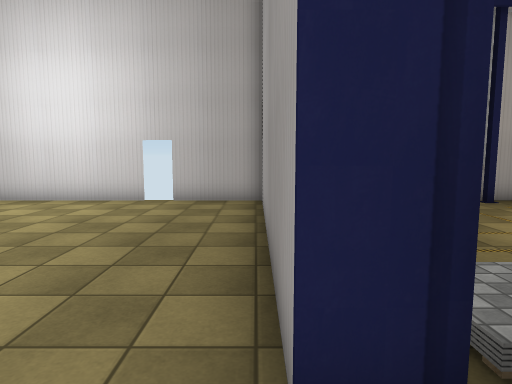
view 1 (above)

21 first-person views from a walk through a scene from a Unity 3-D project. The camera is 1.5 m above the floor, tilts 6° down and sees 75° across. The floor is counted in squares, 1 m on a side. Each view is taken from the middle of a square. On the plan, view 1 faces up. The plan holds only what a view shows up to about 15 squares ahead; the rest is blank. The place goes on beyond the plan. Some animated figures are left out. Some surface patterns are stand-ins.

view 2
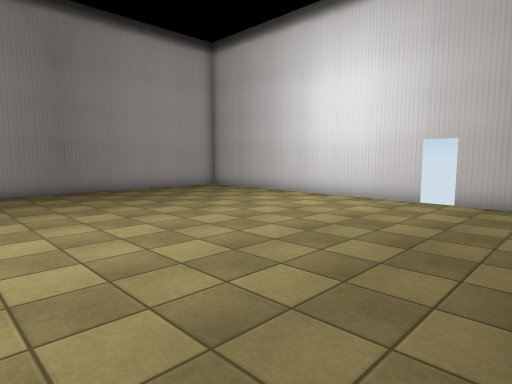

view 3
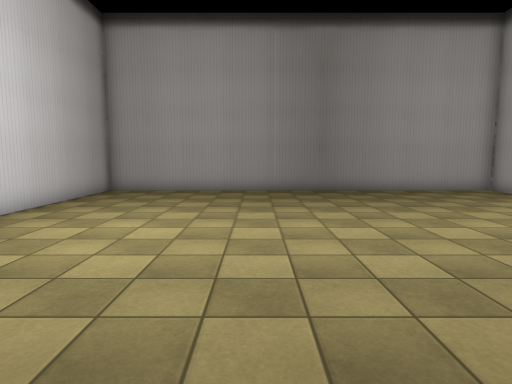

view 4
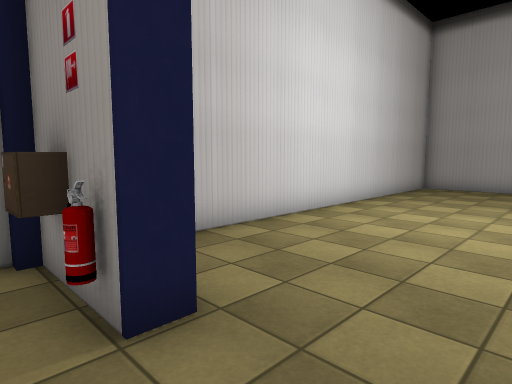

view 5
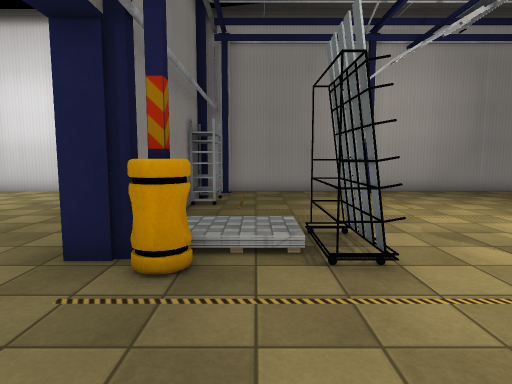

view 6
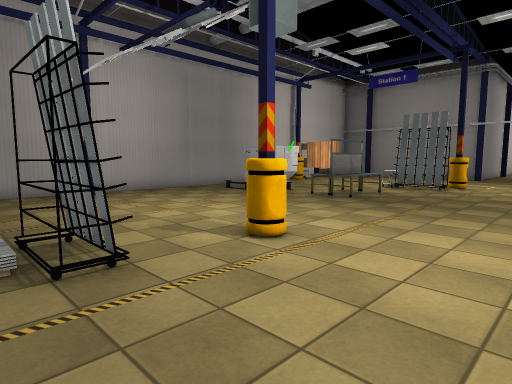

view 7
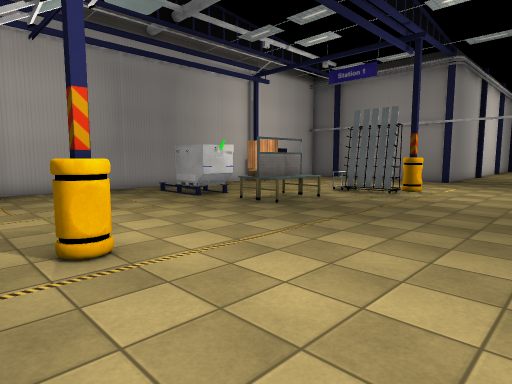

view 8
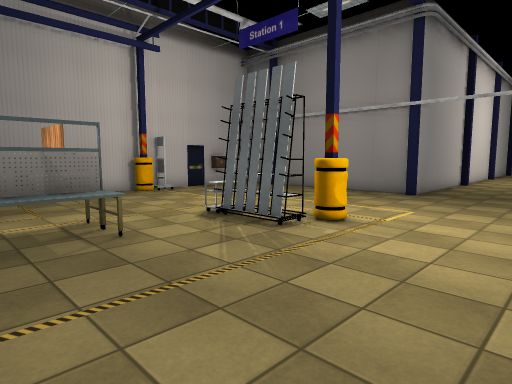

view 9
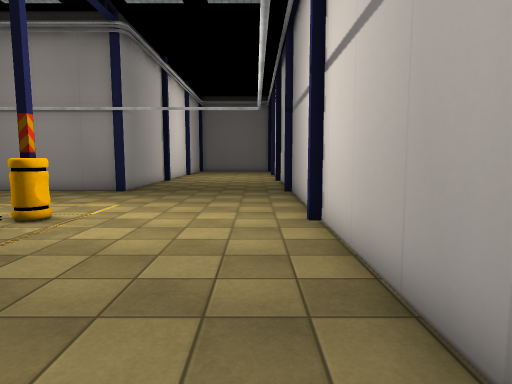

view 10
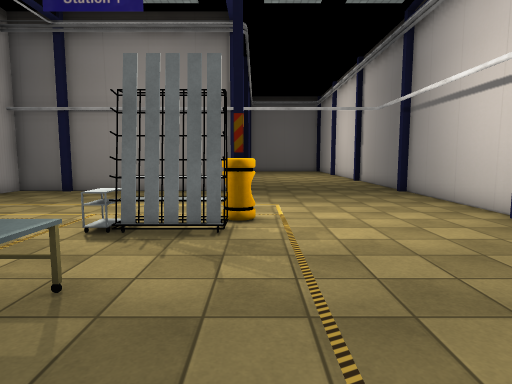

view 11
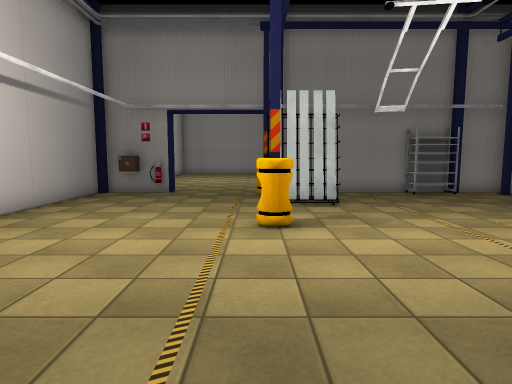

view 12
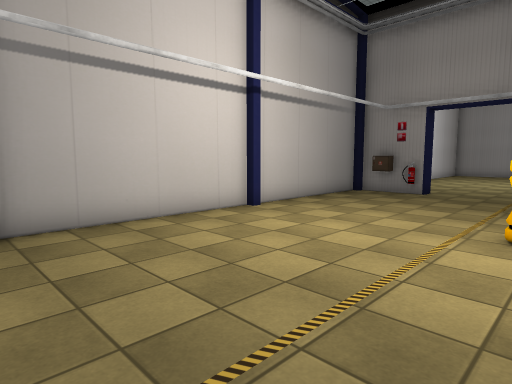

view 13
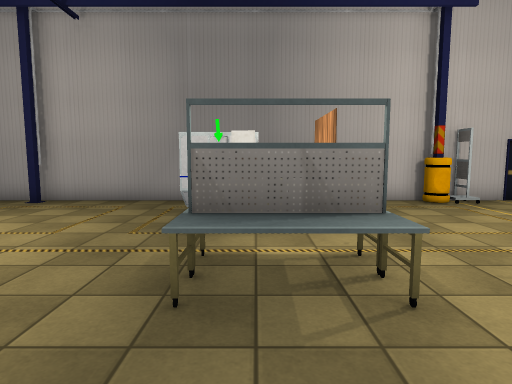

view 14
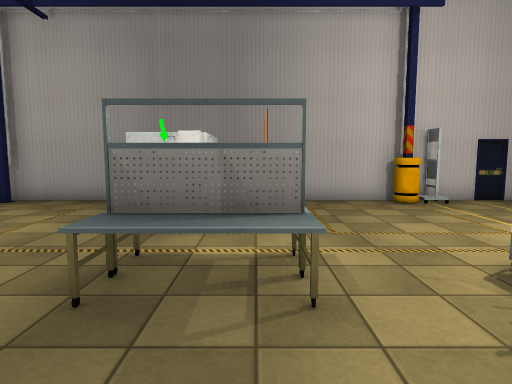

view 15
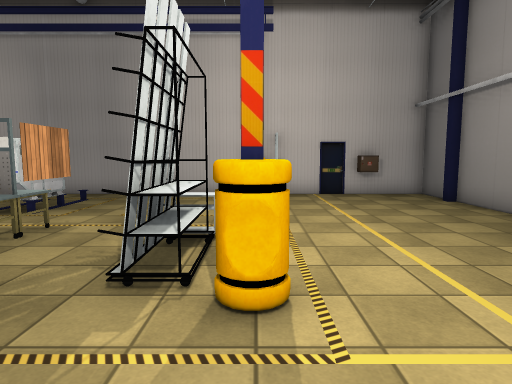

view 16
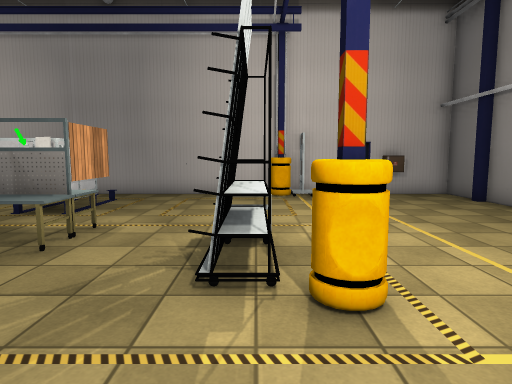

view 17
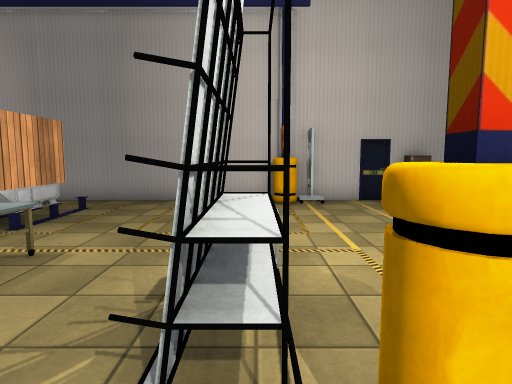

view 18
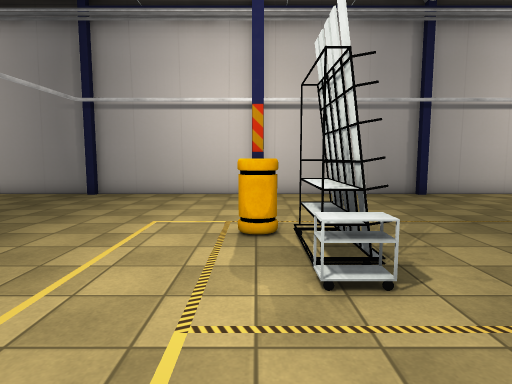

view 19
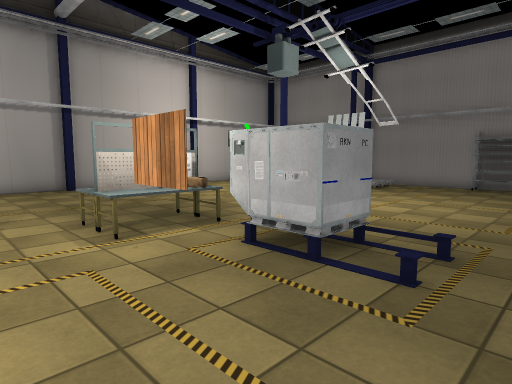

view 20
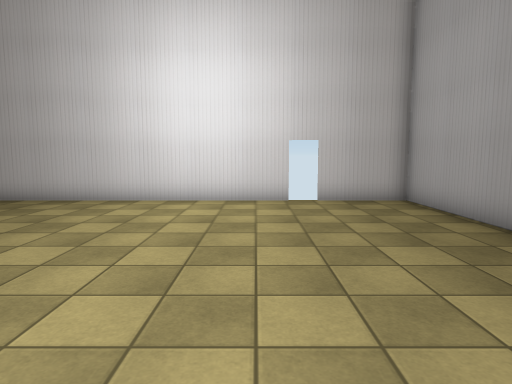

view 21
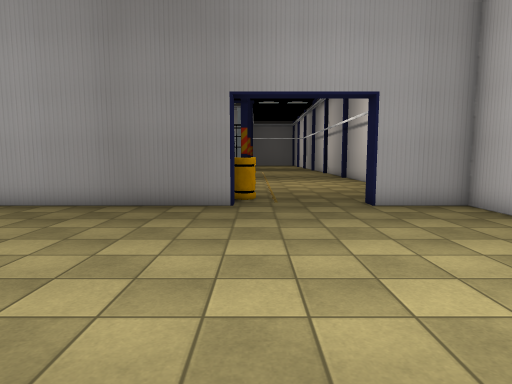

### Floor plan
Points are (right, up) in squares from view 1. A wall is a line through its corners. A room is listed if a view was taken in it or the views show most of it. See-through windows are left out.
Room 1 (views 1, 2, 3, 4, 20, 21)
walls: (1.4, 1.1) (1.4, 1.7) (0.2, 1.7) (0.2, 11.5) (-2.9, 11.5); (-3.9, 11.5) (-14.9, 11.5) (-14.9, -5.6) (0.2, -5.6) (0.2, -2.6) (0.9, -2.6) (0.9, -3.6); (2, 1.7) (2, 1.1)
low walls: (2.5, 2.1) (2, 2.1)
ways out: opening at (2.8, -1) to room 2
Room 2 (views 5, 6, 7, 8, 9, 10, 11, 12, 13, 14, 15, 16, 17, 18, 19)
walls: (16.2, 4.9) (16.2, 6.8) (16.2, 4.9); (19.6, 3.9) (19.6, 1.7); (19.5, 1.5) (19.5, 3.8); (20.3, 3.4) (20.3, 1.7) (19.2, 1.7); (20.3, 3.9) (19.2, 3.9) (20.4, 3.9); (20.6, 1.7) (21.3, 1.7); (21.2, 1.1) (20.6, 1.1); (8, 1.1) (7.4, 1.1); (14.4, -5.6) (20.9, -5.6); (21.2, 10.7) (20.6, 10.7); (21.8, 10.5) (21.8, 11.4); (5, 1.3) (4, 1.3); (4.7, 3.5) (4.7, 1.7); (4.7, 1.5) (4.7, 3.4); (21.1, -5.6) (28.5, -5.6); (27.8, 2) (27.8, 9.1) (27.4, 9.1) (27.4, 9.5); (25.9, 11) (25.1, 11) (25.1, 11.5); (28.5, 1.7) (27.4, 1.7); (27.8, 9.5) (27.8, 11.5) (0.9, 11.5) (0.9, 9.6); (1.8, 9.1) (1.8, 7.3) (0.9, 7.3); (0.9, 9.3) (0.9, 2.1); (0.9, -3.6) (0.9, -5.6) (14.1, -5.6); (1.2, -5.1) (1.2, -5.6)
low walls: (19.5, 3.9) (19.5, 4.4) (20.3, 4.4) (20.3, 3.9)
ways out: opening at (2.8, -1) to room 1; gap at (20, 3)
objects: other object (14, 3) to (17, 5); other object (14, 6) to (15, 8)

Where each view was taken, in squares from view 1:
view 1: 0 up, 0 right, facing up
view 2: 0 up, 0 right, facing up-left
view 3: 1 up, 0 right, facing left
view 4: 0 up, 2 right, facing down-left
view 5: 3 down, 3 right, facing up
view 6: 3 down, 3 right, facing up-right
view 7: 4 down, 6 right, facing up-right
view 8: 3 down, 14 right, facing up-right
view 9: 4 down, 13 right, facing right
view 10: 1 up, 13 right, facing right
view 11: 1 up, 15 right, facing left
view 12: 2 up, 15 right, facing down-left
view 13: 0 up, 15 right, facing up
view 14: 0 up, 16 right, facing up
view 15: 2 down, 21 right, facing up
view 16: 2 down, 20 right, facing up
view 17: 0 up, 20 right, facing up
view 18: 8 up, 21 right, facing down
view 19: 11 up, 19 right, facing down-left
view 20: 0 up, 5 left, facing up
view 21: 1 up, 10 left, facing right
